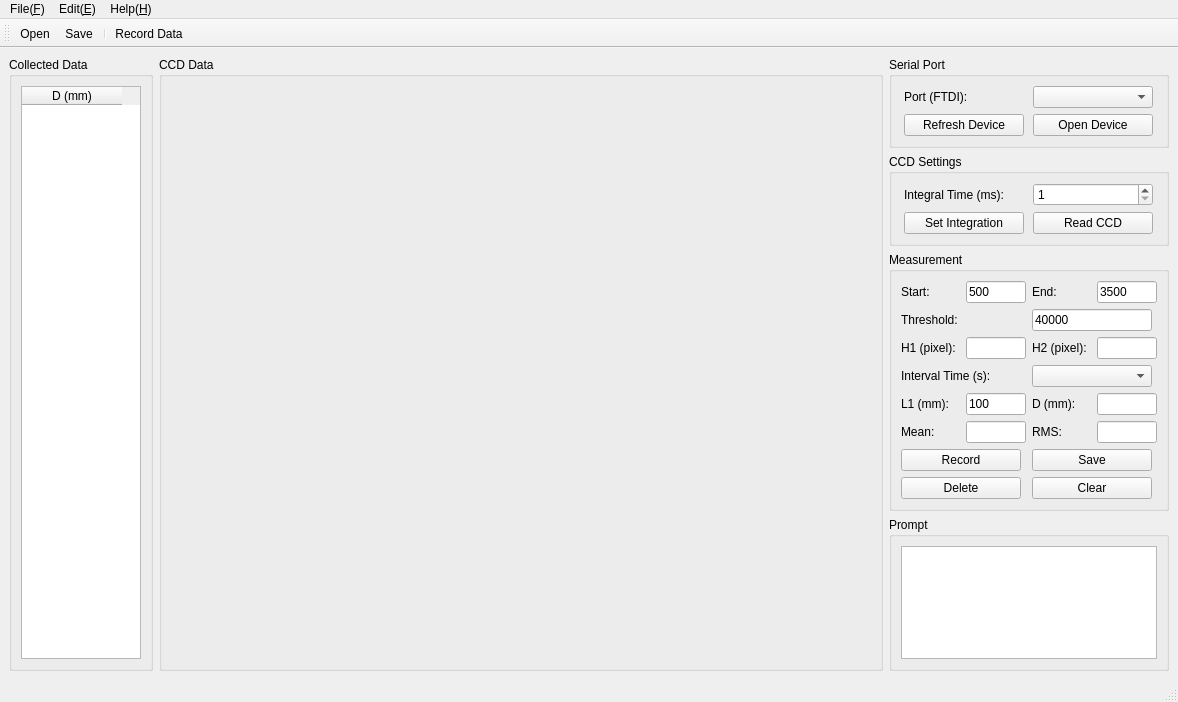
<?xml version="1.0" encoding="UTF-8"?>
<ui version="4.0">
 <class>MainWindow</class>
 <widget class="QMainWindow" name="MainWindow">
  <property name="geometry">
   <rect>
    <x>0</x>
    <y>0</y>
    <width>1174</width>
    <height>702</height>
   </rect>
  </property>
  <property name="windowTitle">
   <string>Fresnel Biprism Measurement System</string>
  </property>
  <property name="windowIcon">
   <iconset resource="res.qrc">
    <normaloff>:/logo/images/proj4.png</normaloff>:/logo/images/proj4.png</iconset>
  </property>
  <widget class="QWidget" name="centralwidget">
   <layout class="QHBoxLayout" name="horizontalLayout">
    <item>
     <widget class="QGroupBox" name="groupBox_6">
      <property name="title">
       <string>Collected Data</string>
      </property>
      <layout class="QVBoxLayout" name="verticalLayout_7">
       <item>
        <widget class="QTableWidget" name="tableWidget">
         <property name="sizePolicy">
          <sizepolicy hsizetype="Minimum" vsizetype="Expanding">
           <horstretch>0</horstretch>
           <verstretch>0</verstretch>
          </sizepolicy>
         </property>
         <property name="maximumSize">
          <size>
           <width>120</width>
           <height>16777215</height>
          </size>
         </property>
         <column>
          <property name="text">
           <string>D (mm)</string>
          </property>
         </column>
        </widget>
       </item>
      </layout>
     </widget>
    </item>
    <item>
     <widget class="QGroupBox" name="groupBox_5">
      <property name="sizePolicy">
       <sizepolicy hsizetype="Minimum" vsizetype="Preferred">
        <horstretch>0</horstretch>
        <verstretch>0</verstretch>
       </sizepolicy>
      </property>
      <property name="title">
       <string>CCD Data</string>
      </property>
      <layout class="QVBoxLayout" name="verticalLayout_6">
       <item>
        <widget class="QWidget" name="widget" native="true">
         <property name="sizePolicy">
          <sizepolicy hsizetype="Expanding" vsizetype="Preferred">
           <horstretch>0</horstretch>
           <verstretch>0</verstretch>
          </sizepolicy>
         </property>
         <property name="minimumSize">
          <size>
           <width>700</width>
           <height>550</height>
          </size>
         </property>
        </widget>
       </item>
      </layout>
     </widget>
    </item>
    <item>
     <layout class="QVBoxLayout" name="verticalLayout_5">
      <item>
       <widget class="QGroupBox" name="groupBox_2">
        <property name="title">
         <string>Serial Port</string>
        </property>
        <layout class="QVBoxLayout" name="verticalLayout">
         <item>
          <layout class="QGridLayout" name="gridLayout">
           <item row="0" column="0">
            <widget class="QLabel" name="label">
             <property name="sizePolicy">
              <sizepolicy hsizetype="Minimum" vsizetype="Preferred">
               <horstretch>0</horstretch>
               <verstretch>0</verstretch>
              </sizepolicy>
             </property>
             <property name="maximumSize">
              <size>
               <width>120</width>
               <height>16777215</height>
              </size>
             </property>
             <property name="text">
              <string>Port (FTDI):</string>
             </property>
            </widget>
           </item>
           <item row="0" column="1">
            <widget class="QComboBox" name="portBox">
             <property name="sizePolicy">
              <sizepolicy hsizetype="Minimum" vsizetype="Fixed">
               <horstretch>0</horstretch>
               <verstretch>0</verstretch>
              </sizepolicy>
             </property>
             <property name="maximumSize">
              <size>
               <width>120</width>
               <height>16777215</height>
              </size>
             </property>
            </widget>
           </item>
           <item row="1" column="0">
            <widget class="QPushButton" name="refreshBtn">
             <property name="text">
              <string>Refresh Device</string>
             </property>
            </widget>
           </item>
           <item row="1" column="1">
            <widget class="QPushButton" name="openBtn">
             <property name="text">
              <string>Open Device</string>
             </property>
            </widget>
           </item>
          </layout>
         </item>
        </layout>
       </widget>
      </item>
      <item>
       <widget class="QGroupBox" name="groupBox_3">
        <property name="title">
         <string>CCD Settings</string>
        </property>
        <layout class="QVBoxLayout" name="verticalLayout_2">
         <item>
          <layout class="QGridLayout" name="gridLayout_2">
           <item row="2" column="0">
            <widget class="QPushButton" name="setBtn">
             <property name="text">
              <string>Set Integration</string>
             </property>
            </widget>
           </item>
           <item row="2" column="1">
            <widget class="QPushButton" name="readBtn">
             <property name="text">
              <string>Read CCD</string>
             </property>
            </widget>
           </item>
           <item row="1" column="0">
            <widget class="QLabel" name="label_2">
             <property name="sizePolicy">
              <sizepolicy hsizetype="Minimum" vsizetype="Preferred">
               <horstretch>0</horstretch>
               <verstretch>0</verstretch>
              </sizepolicy>
             </property>
             <property name="maximumSize">
              <size>
               <width>120</width>
               <height>16777215</height>
              </size>
             </property>
             <property name="text">
              <string>Integral Time (ms):</string>
             </property>
            </widget>
           </item>
           <item row="1" column="1">
            <widget class="QSpinBox" name="timeBox">
             <property name="maximumSize">
              <size>
               <width>120</width>
               <height>16777215</height>
              </size>
             </property>
             <property name="minimum">
              <number>1</number>
             </property>
             <property name="maximum">
              <number>100</number>
             </property>
            </widget>
           </item>
          </layout>
         </item>
        </layout>
       </widget>
      </item>
      <item>
       <widget class="QGroupBox" name="groupBox_4">
        <property name="title">
         <string>Measurement</string>
        </property>
        <layout class="QVBoxLayout" name="verticalLayout_3">
         <item>
          <layout class="QGridLayout" name="gridLayout_3">
           <item row="5" column="3">
            <widget class="QLineEdit" name="RMSEdit">
             <property name="sizePolicy">
              <sizepolicy hsizetype="Minimum" vsizetype="Fixed">
               <horstretch>0</horstretch>
               <verstretch>0</verstretch>
              </sizepolicy>
             </property>
             <property name="maximumSize">
              <size>
               <width>60</width>
               <height>16777215</height>
              </size>
             </property>
             <property name="readOnly">
              <bool>true</bool>
             </property>
            </widget>
           </item>
           <item row="4" column="1">
            <widget class="QLineEdit" name="L1Edit">
             <property name="sizePolicy">
              <sizepolicy hsizetype="Minimum" vsizetype="Fixed">
               <horstretch>0</horstretch>
               <verstretch>0</verstretch>
              </sizepolicy>
             </property>
             <property name="maximumSize">
              <size>
               <width>60</width>
               <height>16777215</height>
              </size>
             </property>
             <property name="text">
              <string>100</string>
             </property>
            </widget>
           </item>
           <item row="2" column="3">
            <widget class="QLineEdit" name="H2Edit">
             <property name="sizePolicy">
              <sizepolicy hsizetype="Minimum" vsizetype="Fixed">
               <horstretch>0</horstretch>
               <verstretch>0</verstretch>
              </sizepolicy>
             </property>
             <property name="maximumSize">
              <size>
               <width>60</width>
               <height>16777215</height>
              </size>
             </property>
             <property name="readOnly">
              <bool>true</bool>
             </property>
            </widget>
           </item>
           <item row="5" column="0">
            <widget class="QLabel" name="label_8">
             <property name="sizePolicy">
              <sizepolicy hsizetype="Minimum" vsizetype="Preferred">
               <horstretch>0</horstretch>
               <verstretch>0</verstretch>
              </sizepolicy>
             </property>
             <property name="maximumSize">
              <size>
               <width>60</width>
               <height>16777215</height>
              </size>
             </property>
             <property name="text">
              <string>Mean:</string>
             </property>
            </widget>
           </item>
           <item row="6" column="0" colspan="2">
            <widget class="QPushButton" name="recordBtn">
             <property name="maximumSize">
              <size>
               <width>120</width>
               <height>16777215</height>
              </size>
             </property>
             <property name="text">
              <string>Record</string>
             </property>
            </widget>
           </item>
           <item row="3" column="2" colspan="2">
            <widget class="QComboBox" name="intervalBox">
             <property name="sizePolicy">
              <sizepolicy hsizetype="Minimum" vsizetype="Fixed">
               <horstretch>0</horstretch>
               <verstretch>0</verstretch>
              </sizepolicy>
             </property>
             <property name="maximumSize">
              <size>
               <width>120</width>
               <height>16777215</height>
              </size>
             </property>
            </widget>
           </item>
           <item row="5" column="1">
            <widget class="QLineEdit" name="meanEdit">
             <property name="sizePolicy">
              <sizepolicy hsizetype="Minimum" vsizetype="Fixed">
               <horstretch>0</horstretch>
               <verstretch>0</verstretch>
              </sizepolicy>
             </property>
             <property name="maximumSize">
              <size>
               <width>60</width>
               <height>16777215</height>
              </size>
             </property>
             <property name="readOnly">
              <bool>true</bool>
             </property>
            </widget>
           </item>
           <item row="4" column="0">
            <widget class="QLabel" name="label_3">
             <property name="sizePolicy">
              <sizepolicy hsizetype="Minimum" vsizetype="Preferred">
               <horstretch>0</horstretch>
               <verstretch>0</verstretch>
              </sizepolicy>
             </property>
             <property name="maximumSize">
              <size>
               <width>60</width>
               <height>16777215</height>
              </size>
             </property>
             <property name="text">
              <string>L1 (mm):</string>
             </property>
            </widget>
           </item>
           <item row="4" column="2">
            <widget class="QLabel" name="label_6">
             <property name="sizePolicy">
              <sizepolicy hsizetype="Minimum" vsizetype="Preferred">
               <horstretch>0</horstretch>
               <verstretch>0</verstretch>
              </sizepolicy>
             </property>
             <property name="maximumSize">
              <size>
               <width>60</width>
               <height>16777215</height>
              </size>
             </property>
             <property name="text">
              <string>D (mm):</string>
             </property>
            </widget>
           </item>
           <item row="3" column="0" colspan="2">
            <widget class="QLabel" name="label_7">
             <property name="sizePolicy">
              <sizepolicy hsizetype="Minimum" vsizetype="Preferred">
               <horstretch>0</horstretch>
               <verstretch>0</verstretch>
              </sizepolicy>
             </property>
             <property name="maximumSize">
              <size>
               <width>120</width>
               <height>16777215</height>
              </size>
             </property>
             <property name="text">
              <string>Interval Time (s):</string>
             </property>
            </widget>
           </item>
           <item row="2" column="1">
            <widget class="QLineEdit" name="H1Edit">
             <property name="sizePolicy">
              <sizepolicy hsizetype="Minimum" vsizetype="Fixed">
               <horstretch>0</horstretch>
               <verstretch>0</verstretch>
              </sizepolicy>
             </property>
             <property name="maximumSize">
              <size>
               <width>60</width>
               <height>16777215</height>
              </size>
             </property>
             <property name="readOnly">
              <bool>true</bool>
             </property>
            </widget>
           </item>
           <item row="6" column="2" colspan="2">
            <widget class="QPushButton" name="saveBtn">
             <property name="maximumSize">
              <size>
               <width>120</width>
               <height>16777215</height>
              </size>
             </property>
             <property name="text">
              <string>Save</string>
             </property>
            </widget>
           </item>
           <item row="2" column="0">
            <widget class="QLabel" name="label_4">
             <property name="sizePolicy">
              <sizepolicy hsizetype="Minimum" vsizetype="Preferred">
               <horstretch>0</horstretch>
               <verstretch>0</verstretch>
              </sizepolicy>
             </property>
             <property name="maximumSize">
              <size>
               <width>60</width>
               <height>16777215</height>
              </size>
             </property>
             <property name="text">
              <string>H1 (pixel):</string>
             </property>
            </widget>
           </item>
           <item row="2" column="2">
            <widget class="QLabel" name="label_5">
             <property name="sizePolicy">
              <sizepolicy hsizetype="Minimum" vsizetype="Preferred">
               <horstretch>0</horstretch>
               <verstretch>0</verstretch>
              </sizepolicy>
             </property>
             <property name="maximumSize">
              <size>
               <width>60</width>
               <height>16777215</height>
              </size>
             </property>
             <property name="text">
              <string>H2 (pixel):</string>
             </property>
            </widget>
           </item>
           <item row="5" column="2">
            <widget class="QLabel" name="label_9">
             <property name="sizePolicy">
              <sizepolicy hsizetype="Minimum" vsizetype="Preferred">
               <horstretch>0</horstretch>
               <verstretch>0</verstretch>
              </sizepolicy>
             </property>
             <property name="maximumSize">
              <size>
               <width>60</width>
               <height>16777215</height>
              </size>
             </property>
             <property name="text">
              <string>RMS:</string>
             </property>
            </widget>
           </item>
           <item row="4" column="3">
            <widget class="QLineEdit" name="DEdit">
             <property name="sizePolicy">
              <sizepolicy hsizetype="Minimum" vsizetype="Fixed">
               <horstretch>0</horstretch>
               <verstretch>0</verstretch>
              </sizepolicy>
             </property>
             <property name="maximumSize">
              <size>
               <width>60</width>
               <height>16777215</height>
              </size>
             </property>
             <property name="readOnly">
              <bool>true</bool>
             </property>
            </widget>
           </item>
           <item row="7" column="0" colspan="2">
            <widget class="QPushButton" name="deleteBtn">
             <property name="maximumSize">
              <size>
               <width>120</width>
               <height>16777215</height>
              </size>
             </property>
             <property name="text">
              <string>Delete</string>
             </property>
            </widget>
           </item>
           <item row="7" column="2" colspan="2">
            <widget class="QPushButton" name="clearBtn">
             <property name="maximumSize">
              <size>
               <width>120</width>
               <height>16777215</height>
              </size>
             </property>
             <property name="text">
              <string>Clear</string>
             </property>
            </widget>
           </item>
           <item row="0" column="0">
            <widget class="QLabel" name="label_10">
             <property name="text">
              <string>Start:</string>
             </property>
            </widget>
           </item>
           <item row="0" column="1">
            <widget class="QLineEdit" name="startEdit">
             <property name="sizePolicy">
              <sizepolicy hsizetype="Minimum" vsizetype="Fixed">
               <horstretch>0</horstretch>
               <verstretch>0</verstretch>
              </sizepolicy>
             </property>
             <property name="maximumSize">
              <size>
               <width>60</width>
               <height>16777215</height>
              </size>
             </property>
             <property name="text">
              <string>500</string>
             </property>
            </widget>
           </item>
           <item row="0" column="2">
            <widget class="QLabel" name="label_11">
             <property name="text">
              <string>End:</string>
             </property>
            </widget>
           </item>
           <item row="0" column="3">
            <widget class="QLineEdit" name="endEdit">
             <property name="sizePolicy">
              <sizepolicy hsizetype="Minimum" vsizetype="Fixed">
               <horstretch>0</horstretch>
               <verstretch>0</verstretch>
              </sizepolicy>
             </property>
             <property name="maximumSize">
              <size>
               <width>60</width>
               <height>16777215</height>
              </size>
             </property>
             <property name="text">
              <string>3500</string>
             </property>
            </widget>
           </item>
           <item row="1" column="0" colspan="2">
            <widget class="QLabel" name="label_12">
             <property name="text">
              <string>Threshold:</string>
             </property>
            </widget>
           </item>
           <item row="1" column="2" colspan="2">
            <widget class="QLineEdit" name="thresholdEdit">
             <property name="sizePolicy">
              <sizepolicy hsizetype="Minimum" vsizetype="Fixed">
               <horstretch>0</horstretch>
               <verstretch>0</verstretch>
              </sizepolicy>
             </property>
             <property name="maximumSize">
              <size>
               <width>120</width>
               <height>16777215</height>
              </size>
             </property>
             <property name="text">
              <string>40000</string>
             </property>
            </widget>
           </item>
          </layout>
         </item>
        </layout>
       </widget>
      </item>
      <item>
       <widget class="QGroupBox" name="groupBox">
        <property name="title">
         <string>Prompt</string>
        </property>
        <layout class="QVBoxLayout" name="verticalLayout_4">
         <item>
          <widget class="QTextBrowser" name="textBrowser">
           <property name="sizePolicy">
            <sizepolicy hsizetype="Minimum" vsizetype="Expanding">
             <horstretch>0</horstretch>
             <verstretch>0</verstretch>
            </sizepolicy>
           </property>
          </widget>
         </item>
        </layout>
       </widget>
      </item>
     </layout>
    </item>
   </layout>
  </widget>
  <widget class="QMenuBar" name="menubar">
   <property name="geometry">
    <rect>
     <x>0</x>
     <y>0</y>
     <width>1174</width>
     <height>33</height>
    </rect>
   </property>
   <widget class="QMenu" name="menuFile">
    <property name="title">
     <string>File(&amp;F)</string>
    </property>
    <addaction name="actionOpen"/>
    <addaction name="actionSave"/>
    <addaction name="actionClose"/>
    <addaction name="separator"/>
    <addaction name="actionQuit"/>
   </widget>
   <widget class="QMenu" name="menuEdit">
    <property name="title">
     <string>Edit(&amp;E)</string>
    </property>
    <addaction name="actionRecord"/>
   </widget>
   <widget class="QMenu" name="menuHelp">
    <property name="title">
     <string>Help(&amp;H)</string>
    </property>
    <addaction name="actionHelp"/>
    <addaction name="actionAbout"/>
   </widget>
   <addaction name="menuFile"/>
   <addaction name="menuEdit"/>
   <addaction name="menuHelp"/>
  </widget>
  <widget class="QStatusBar" name="statusbar"/>
  <widget class="QToolBar" name="toolBar">
   <property name="windowTitle">
    <string>toolBar</string>
   </property>
   <attribute name="toolBarArea">
    <enum>TopToolBarArea</enum>
   </attribute>
   <attribute name="toolBarBreak">
    <bool>false</bool>
   </attribute>
   <addaction name="actionOpen"/>
   <addaction name="actionSave"/>
   <addaction name="separator"/>
   <addaction name="actionRecord"/>
  </widget>
  <action name="actionOpen">
   <property name="icon">
    <iconset resource="res.qrc">
     <normaloff>:/logo/images/open.png</normaloff>:/logo/images/open.png</iconset>
   </property>
   <property name="text">
    <string>Open</string>
   </property>
  </action>
  <action name="actionSave">
   <property name="icon">
    <iconset resource="res.qrc">
     <normaloff>:/logo/images/save.png</normaloff>:/logo/images/save.png</iconset>
   </property>
   <property name="text">
    <string>Save</string>
   </property>
  </action>
  <action name="actionClose">
   <property name="icon">
    <iconset resource="res.qrc">
     <normaloff>:/logo/images/close.png</normaloff>:/logo/images/close.png</iconset>
   </property>
   <property name="text">
    <string>Close</string>
   </property>
  </action>
  <action name="actionAbout">
   <property name="icon">
    <iconset resource="res.qrc">
     <normaloff>:/logo/images/about.png</normaloff>:/logo/images/about.png</iconset>
   </property>
   <property name="text">
    <string>About</string>
   </property>
  </action>
  <action name="actionHelp">
   <property name="icon">
    <iconset resource="res.qrc">
     <normaloff>:/logo/images/help.png</normaloff>:/logo/images/help.png</iconset>
   </property>
   <property name="text">
    <string>Help</string>
   </property>
  </action>
  <action name="actionQuit">
   <property name="icon">
    <iconset resource="res.qrc">
     <normaloff>:/logo/images/quit.png</normaloff>:/logo/images/quit.png</iconset>
   </property>
   <property name="text">
    <string>Quit</string>
   </property>
  </action>
  <action name="actionRecord">
   <property name="icon">
    <iconset resource="res.qrc">
     <normaloff>:/logo/images/record.png</normaloff>:/logo/images/record.png</iconset>
   </property>
   <property name="text">
    <string>Record Data</string>
   </property>
  </action>
 </widget>
 <resources>
  <include location="res.qrc"/>
 </resources>
 <connections/>
</ui>
